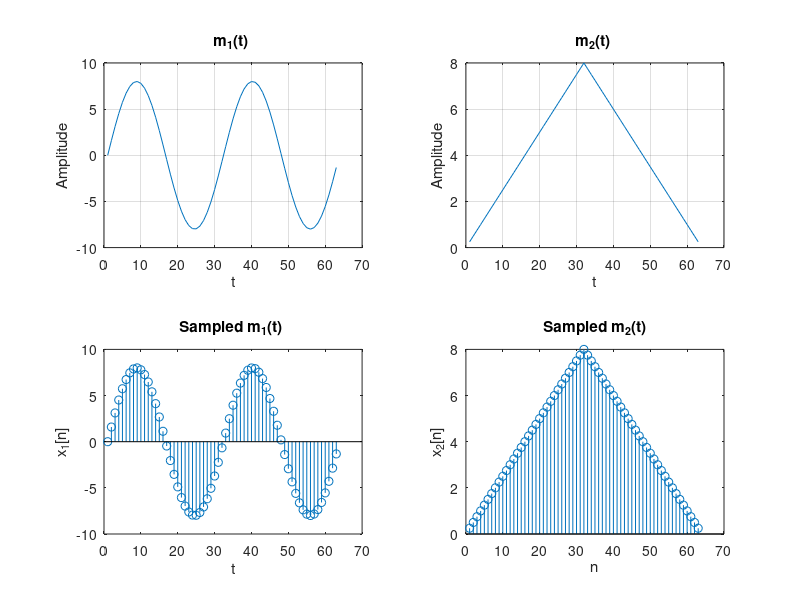
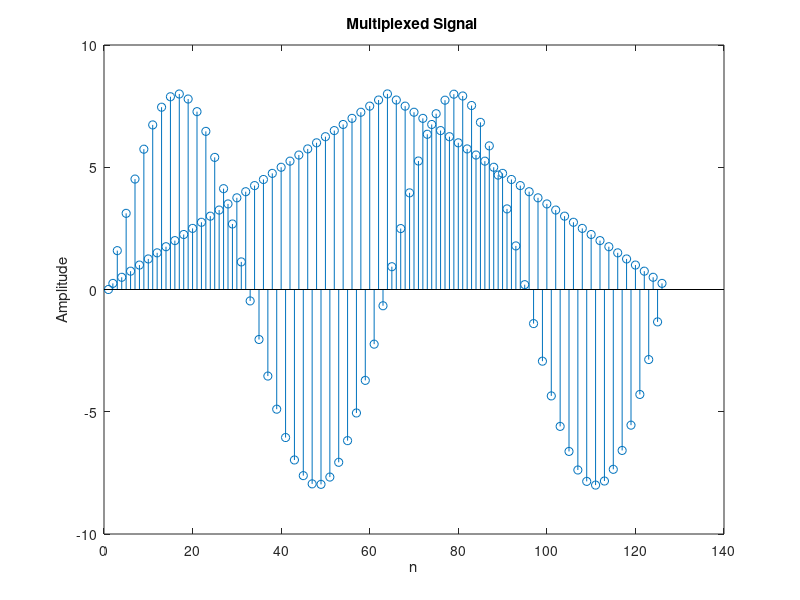
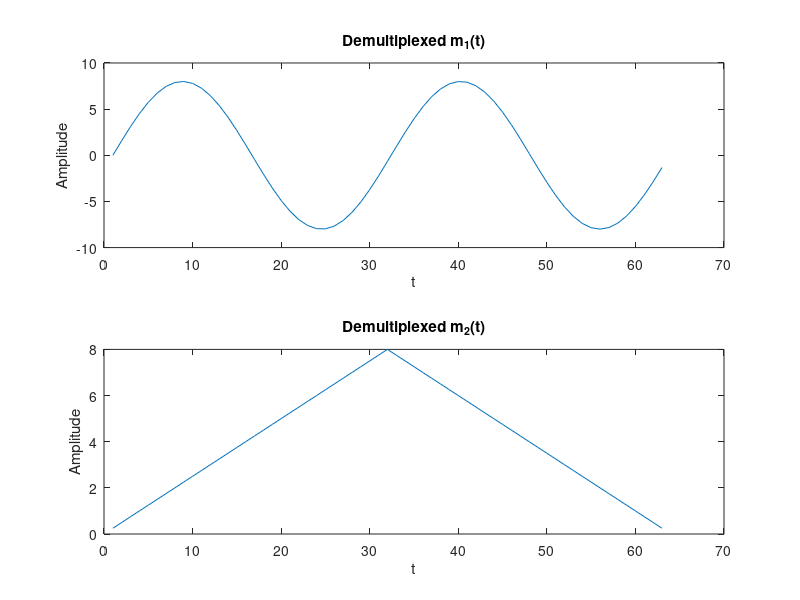

Source code (MATLAB) for these figures, in order:
clc;
close all;
clear all;

% Signal generation
x=0:0.2:4*pi; % siganal taken upto 4pi
sig1=8*sin(x); % generate 1st sinusoidal signal
l=length(sig1);
sig2=8*triang(l); % Generate 2nd traingular Sigal

% Display of Both Signal
subplot(2,2,1);
plot(sig1);
title('m_1(t) ');
xlabel('t');
ylabel('Amplitude');

grid on

subplot(2,2,2);
plot(sig2);
title('m_2(t) ');
xlabel('t');
ylabel('Amplitude');

grid on

% Display of Both Sampled Signal
subplot(2,2,3);

stem(sig1);
title('Sampled m_1(t) ');
xlabel('t');
ylabel('x_1[n]');
subplot(2,2,4);

stem(sig2);
title('Sampled m_2(t)');
xlabel('n');
ylabel('x_2[n]');
l1=length(sig1);
l2=length(sig2);
for i=1:l1
sig(1,i)=sig1(i); % Making Both row vector to a matrix
sig(2,i)=sig2(i);
end

% TDM of both quantize signal
tdmsig=reshape(sig,1,2*l1);

% Display of TDM Signal
figure
stem(tdmsig);
title('Multiplexed Signal ');
xlabel('n');
ylabel('Amplitude');

% Demultiplexing of TDM Signal
demux=reshape(tdmsig,2,l1);
for i=1:l1
sig3(i)=demux(1,i); % Converting The matrix into row vectors
sig4(i)=demux(2,i);
end

% display of demultiplexed signal
figure
subplot(2,1,1)
plot(sig3);
title('Demultiplexed m_1(t)');
xlabel('t');
ylabel('Amplitude');
subplot(2,1,2)
plot(sig4);
title('Demultiplexed m_2(t)');
xlabel('t');
ylabel('Amplitude');